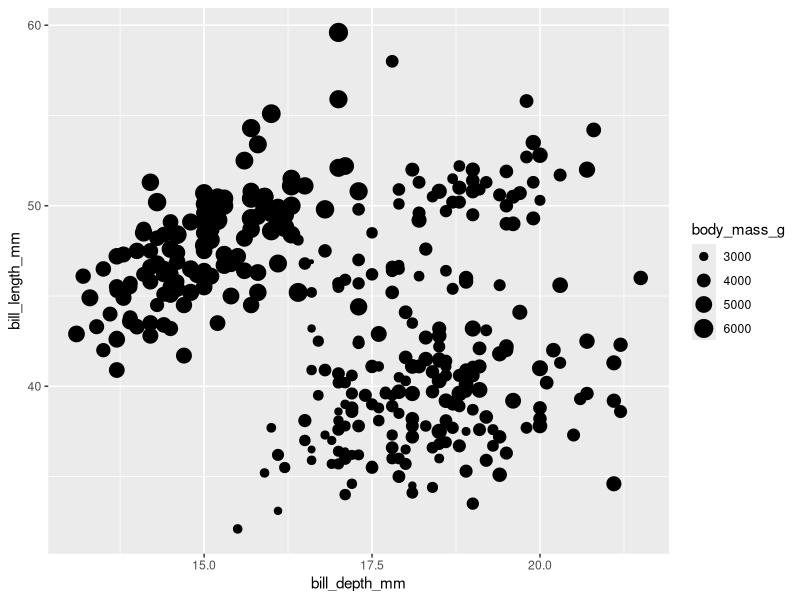
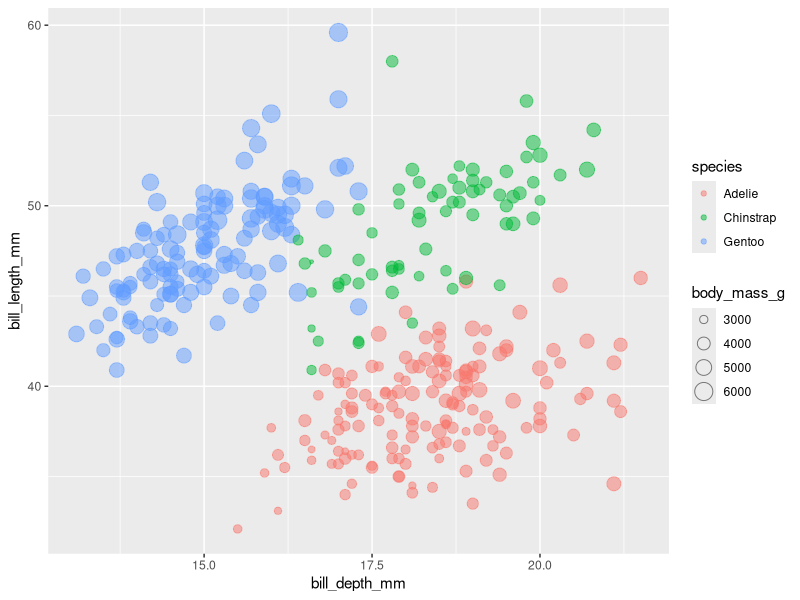
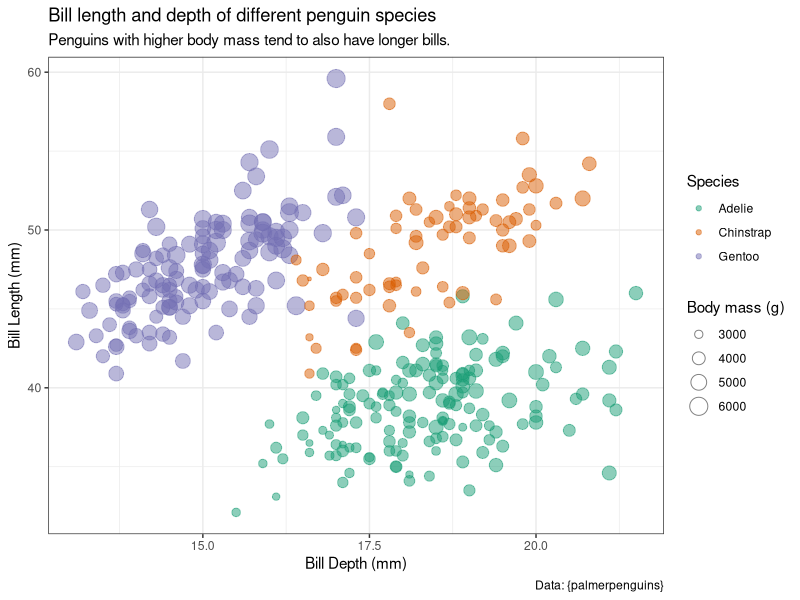

Recreate these plots in R, in order.
## ---- chunk 1
library(ggplot2)
library(palmerpenguins)
ggplot(data = penguins, 
       mapping = aes(x = bill_depth_mm, y = bill_length_mm, size = body_mass_g)) +
  geom_point()
## ---- chunk 2
ggplot(data = penguins, 
       mapping = aes(x = bill_depth_mm, 
                     y = bill_length_mm, 
                     size = body_mass_g, 
                     colour = species, 
                     fill = species)) +
  geom_point(pch = 21, alpha = 0.5)
## ---- chunk 3
ggplot(data = penguins, 
       mapping = aes(x = bill_depth_mm, 
                     y = bill_length_mm, 
                     size = body_mass_g, 
                     colour = species, 
                     fill = species)) +
  geom_point(pch = 21, alpha = 0.5) +
  scale_color_brewer("Species", palette = "Dark2") +
  scale_fill_brewer("Species", palette = "Dark2") +
  scale_size("Body mass (g)") +
  labs(title = "Bill length and depth of different penguin species", 
       subtitle = "Penguins with higher body mass tend to also have longer bills.", 
       caption = "Data: {palmerpenguins}", 
       x = "Bill Depth (mm)", 
       y = "Bill Length (mm)") +
  theme_bw() 
